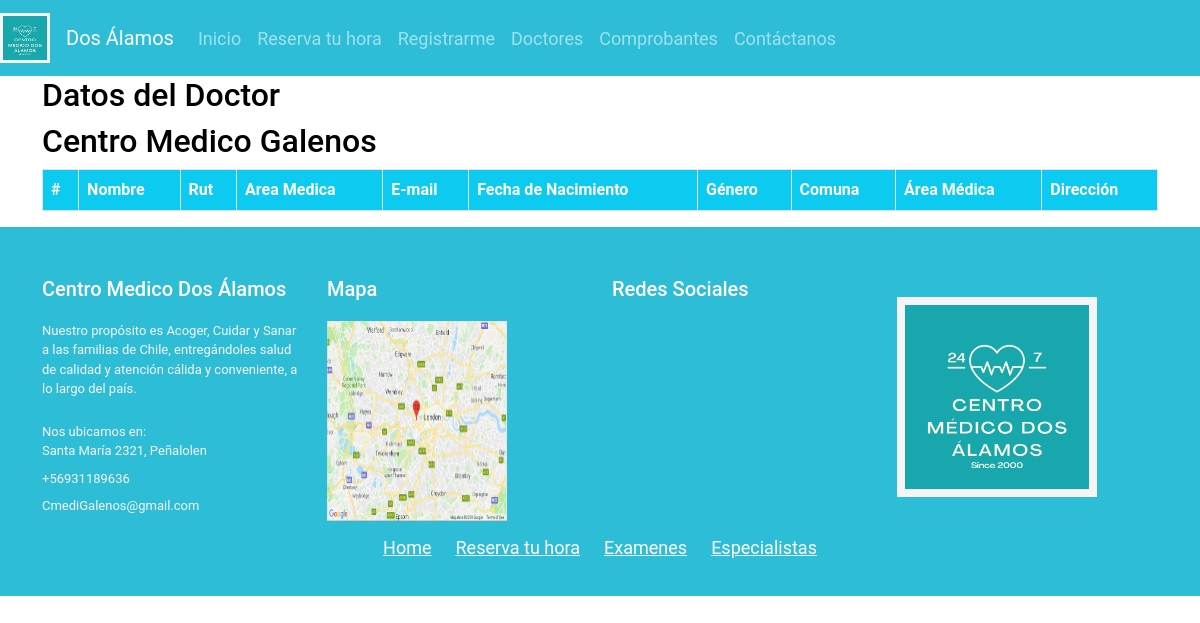
/infoDoc/4/, run on an earlier commit of the app's database.
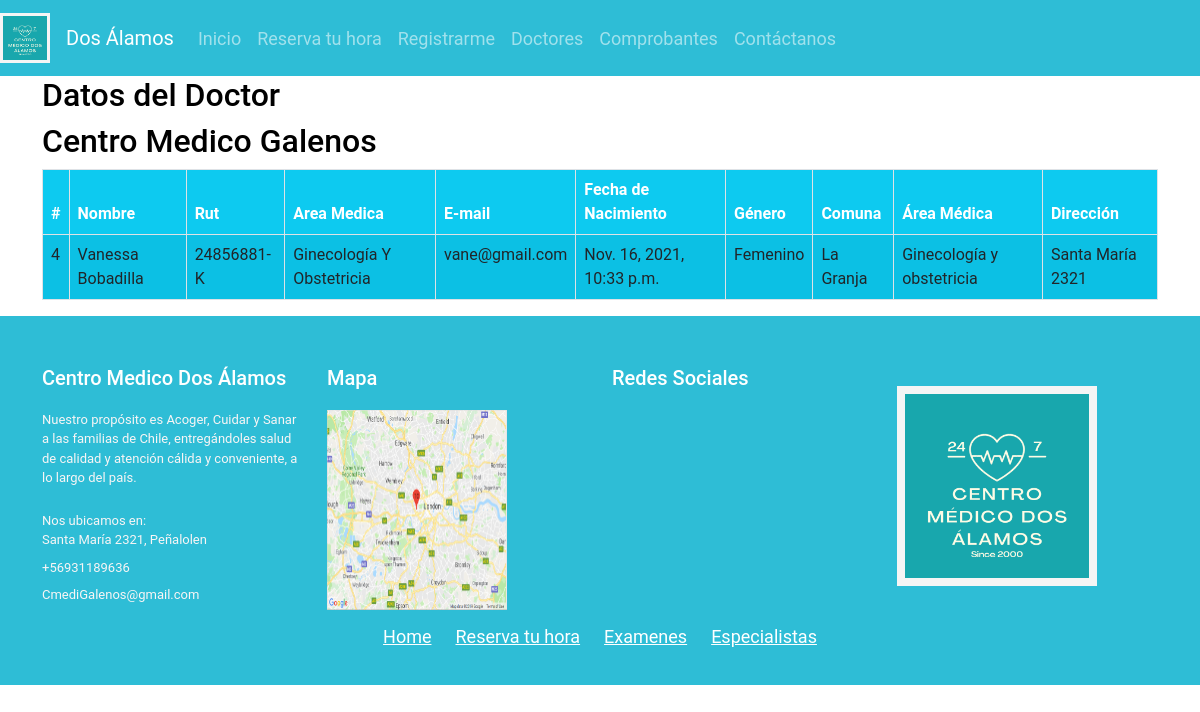
And on a later commit of the database.
### core/models.py (models this page shows, shortened)
class doctor(models.Model):
    nomDoc = models.CharField( max_length=50)
    aPatDoc = models.CharField( max_length=50)
    rutDoc = models.CharField( max_length=50)
    emailDoc = models.CharField( max_length=50)
    bornDateDoc = models.DateTimeField(auto_now_add=False,auto_now=False,null=True,blank=True);
    fkGender = models.ForeignKey(gender, on_delete=models.CASCADE, blank=True)
    fkComuna = models.ForeignKey(comuna, on_delete=models.CASCADE)
    fkAMedica = models.ForeignKey(areaMedica, on_delete=models.CASCADE)
    adressDoc = models.CharField(max_length=70)

class areaMedica(models.Model):
    nomAMedica = models.CharField( max_length=50)
    def __str__(self):
        return self.nomAMedica

class gender(models.Model):
    nomGender = models.CharField( max_length = 10)
    def __str__(self):
        return self.nomGender

class comuna(models.Model):
    fkRegion = models.ForeignKey(region, on_delete=models.CASCADE)
    nomComuna = models.CharField(max_length=50)
    def __str__(self):
        return self.nomComuna

### core/views.py (the view)
# urls.py: path("infoDoc/<idDoc>/", views.infoDoc, name="infoDoc"),
def infoDoc(request, idDoc): #DATOS DE DOCTORES
    infodoc = doctor.objects.filter(id=idDoc)
    data = {
        'info' : infodoc,
    }
    return render(request, 'web/infoDoc.html', data)

### core/templates/web/infoDoc.html
{% extends 'web/base.html' %}
{% load static %}
{% block contenido %}
    {% block css %}
        <link rel="stylesheet" href="{% static 'app/css/index.css' %}">
        <link rel="stylesheet" href="{% static 'app/css/register.css' %}">
    {% endblock css %}
    <div class="container-xl">
        <div class="table-responsive">
            <div class="table-wrapper">
                <div class="table-title">
                    <div class="row">
                        <div class="col-sm-8"><h2>Datos del Doctor</h2><h2>Centro Medico Galenos</h2></div>
                    </div>
                </div>
                <table class="table table-striped table-hover table-bordered bg-info" >
                    <thead>
                        <tr>
                            <th>#</th>
                            <th>Nombre</th>
                            <th>Rut</th>
                            <th>Area Medica</th>
                            <th>E-mail</th>
                            <th>Fecha de Nacimiento</th>
                            <th>Género</th>
                            <th>Comuna</th>
                            <th>Área Médica</th>
                            <th>Dirección</th>
                        </tr>
                    </thead>
                    <tbody>
                        {% for p in info %}
                            <tr>
                                <td>{{p.id | title}}</td>
                                <td>{{p.nomDoc | title}} {{p.aPatDoc | title}}</td>
                                <td>{{p.rutDoc | title}}</td>
                                <td>{{p.fkAMedica | title}}</td>
                                <td>{{p.emailDoc}}</td>
                                <td>{{p.bornDateDoc}}</td>
                                <td>{{p.fkGender}}</td>
                                <td>{{p.fkComuna}}</td>
                                <td>{{p.fkAMedica}}</td>
                                <td>{{p.adressDoc}}</td>
                            </tr>
                        {% endfor %}
                    </tbody>
                </table>
            </div>
        </div>
    </div>
{% endblock contenido %}

What changed in the data, as far as the page shows it:
added doctor: id "4", nomDoc "Vanessa", aPatDoc "Bobadilla", rutDoc "24856881-K", fkAMedica "Ginecología Y Obstetricia", emailDoc "vane@gmail.com", bornDateDoc "Nov. 16, 2021, 10:33 p.m.", fkGender "Femenino", fkComuna "La Granja", fkAMedica "Ginecología y obstetricia", adressDoc "Santa María 2321"
